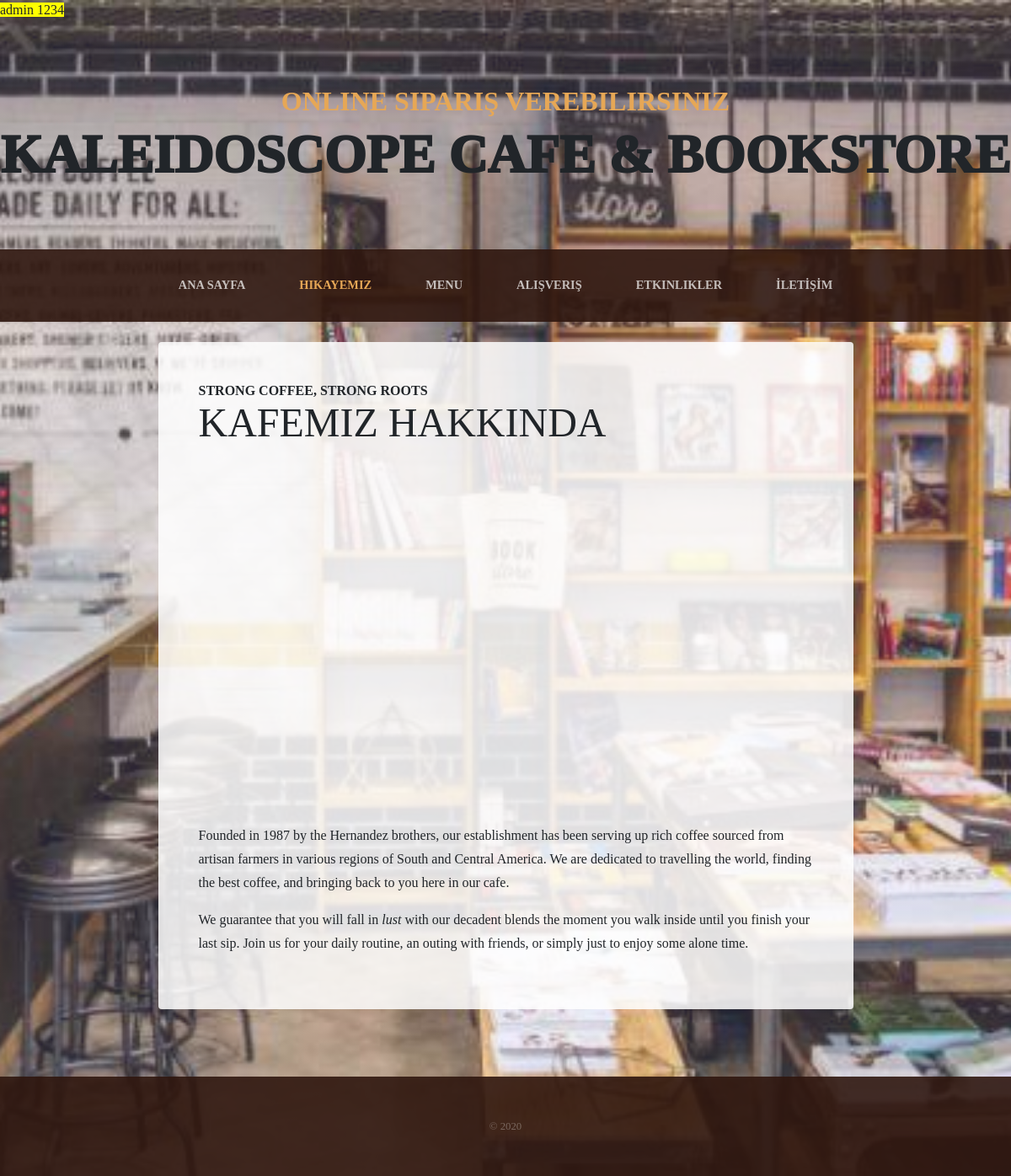
Page /about.php on the committed database.
### tables this page shows
CREATE TABLE `hakkimizda` (
  `id` int(11) NOT NULL,
  `foto` char(50) NOT NULL,
  `ustBaslik` char(250) NOT NULL,
  `baslik` char(250) NOT NULL,
  `icerik` text NOT NULL
);

### about.php (the view, shortened to what this page needs)
<!DOCTYPE html>
<?php
include('inc/vt.php');
include('inc/head.php');
include('inc/nav.php');
$sorgu = $baglanti->prepare("SELECT * FROM hakkimizda");
$sorgu->execute();
$sonuc = $sorgu->fetch();
?>
    <section class="page-section about-heading">
        <div class="container">
            <div class="about-heading-content">
                <div class="row">
                    <div class="col-xl-9 col-lg-10 mx-auto">
                        <div class="bg-faded rounded p-5">
                            <h2 class="section-heading mb-4">
                                <span class="section-heading-upper"><?= $sonuc['ustBaslik'] ?></span>
                                <span class="section-heading-lower"><?= $sonuc['baslik'] ?></span>
<iframe width="741" height="415" src="https://www.youtube.com/embed/6dnIhoTe__0" frameborder="0" allow="accelerometer; autoplay; encrypted-media; gyroscope; picture-in-picture" allowfullscreen></iframe>
                            </h2>
                            <?= $sonuc['icerik'] ?>
                        </div>
                    </div>
                </div>
            </div>
        </div>
    </section>
<?php
include('inc/footer.php');
?>

### css/business-casual.css (style rules this page uses)
body { font-family: 'Lora'; background: -webkit-gradient(linear, left top, left bottom, from(rgba(179, 179, 255, 0.2))), url("../img/q.jpg"); background: linear-gradient(rgba(179, 179, 255, 0.9)), url("../img/q.jpg"); background-attachment: fixed; background-position: center; background-size: cover; }
h1, h2, h3, h4, h5, h6 { font-family: 'Raleway'; }
p { line-height: 1.75; }
.page-section { margin-top: 5rem; margin-bottom: 5rem; }
.section-heading { text-transform: uppercase; }
.section-heading .section-heading-upper { display: block; font-size: 1rem; font-weight: 800; }
.section-heading .section-heading-lower { display: block; font-size: 3rem; font-weight: 100; }
.bg-faded { background-color: rgba(255, 255, 255, 0.85); }
@media (min-width: 992px) { .about-heading .about-heading-content { margin-top: -5rem; position: relative; z-index: 1; } }

### rows in the picture
hakkimizda: ustBaslik "STRONG COFFEE, STRONG ROOTS", baslik "KAFEMIZ HAKKINDA", icerik "Founded in 1987 by the Hernandez brothers, our establishment has been serving up rich coffee sourced from artisan farmers in various regions of South and Central America. We are dedicated to travelling the world, finding the best coffee, and bringing back to you here in our cafe. We guarantee that you will fall in lust with our decadent blends the moment you walk inside until you finish your last sip. Join us for your daily routine, an outing with friends, or simply just to enjoy some alone time."
